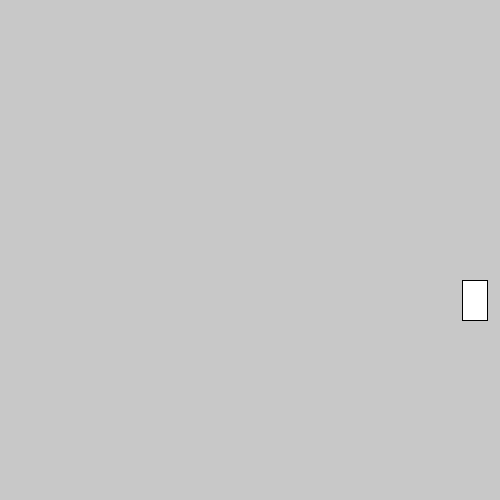
Frame 1 (no input)
Frame 60 (the mouse pressed at the canvas centre just before this capture): identical to frame 1, image omitted
Frame 120 (the mouse held since frame 60 and released just before this capture): identical to frame 1, image omitted

The Processing sketch that drew this single still picture (run headless with seeded random() and noise(); from frame 60 on, the mouse is pressed at the canvas centre):

// Processing sketch: basketball
// ── basketball.pde
Trajectory mass1;
Target target1;
Button continueButton;
Button quitButton;

float x,y,xo,yo,vxo,vyo,t,targetX,targetY;
int gameState,prevState;
void setup(){
  gameState = 0;
  xo = 10;
  yo = 490;
  vxo = 10;
  vyo = 10;
  x=0;
  targetX = 475;
  targetY = 300;
  size(500,500);
  background(95);
  mass1 = new Trajectory(0,250,xo,yo,10,10,targetX,targetY);
  target1 = new Target(targetX,targetY);
  continueButton = new Button(250,200,60,20,"Continue");
  quitButton = new Button(250,300,60,20,"Quit");
}

void draw(){
  
  if (gameState == 0) {
    background(200);
    target1.displayTarget();
  }
  
  
  if (gameState == 1) {
    background(95);
    line(xo,yo,mouseX,mouseY); 
  } 
  if (gameState == 2){
    background(40);
    t+=.5;
    mass1.displayProjectile();
    y = mass1.moveProjectile(t);
    target1.displayTarget();
    
    if (mass1.checkTarget()){
      gameState = 0;
    }
    
    if (mass1.checkMiss()){
      gameState = 0;
    }
  }
  
  if(gameState == 3){
    background(255);
    continueButton.showButton();
    quitButton.showButton();
  }
  target1.displayTarget();
}


void mousePressed(){
  if (gameState == 1){
    float theta = atan((yo-mouseY)/(mouseX-xo));
    vxo = abs(mouseX-xo)*.1*cos(theta)*.9;
    vyo = abs(yo-mouseY)*.1*sin(theta)*.9;
    mass1 = new Trajectory(xo,250,xo,yo,vxo,vyo,targetX,targetY);
    t=0;
    x=0;
    gameState = 2;
  }
  
  
  if (gameState == 3){
    if (continueButton.checkPress()){
      gameState = prevState;
      if (prevState ==3){
        gameState =0;
      }
    }
    
    if (quitButton.checkPress()){
      exit();
     
    }
  }
}

void keyPressed(){
  if (gameState == 0){
    if (key == CODED){
      if (keyCode == UP){
        if (targetY > 10){
          targetY-=5;
          target1 = new Target(targetX,targetY);
        }
      }
      if (keyCode == DOWN){
        if (targetY < 490){
          targetY+=5;
          target1 = new Target(targetX,targetY);
        }
      }
    }
    if (key == ENTER || key == RETURN){
        gameState =1;
      }
  }
  
  if (key == 'p'){
    prevState = gameState;
    gameState = 3;
  }
  
  
}
// ── Button.pde
class Button{
  float x,y,h,w;
  String buttonText;
  Button(float x,float y,float w,float h,String buttonText){
    this.x = x;
    this.y = y;
    this.w = w;
    this.h = h;
    this.buttonText = buttonText;
  }
  
  void showButton(){
    rectMode(CORNER);
    fill(255);
    rect(x,y,w,h);
    fill(0);
    text(buttonText,x+6,y+13);
    
  }
  
  public boolean checkPress(){
    if (mouseX>= x && mouseX <= (x+w) && mouseY >= y && mouseY <=(y+h)){
      return true;
    }
    else{
      return false;
    }
  }
  
}
// ── Target.pde
class Target{
  float x,y;
  Target(float x, float y){
    this.x = x;
    this.y = y;
  }
  
  void displayTarget(){
    rectMode(CENTER);
    fill(255);
    rect(x,y,25,40);
  }
  
}
// ── Trajectory.pde
class Trajectory{
 float x,y,xo,yo,vxo,vyo,targetX,targetY;
 PShape object;
 Trajectory(float x,float y,float xo,float yo,float vxo, float vyo,float targetX,float targetY){
   this.x=x;
   this.y=y;
   this.xo = xo;
   this.yo = yo;
   this.vxo = vxo;
   this.vyo = vyo;
   this.targetX = targetX;
   this.targetY = targetY;
 }
 
 void displayProjectile(){
  object = createShape(ELLIPSE,x,y,10,10);
  object.setFill(#834511);
  shape(object);
 }
 
 public float moveProjectile(float t){
   float g = -1;
   x = vxo *t + xo;
   y = -vyo*t - (.5*g*t*t) + yo;
   return y;
 }
 
 public boolean checkTarget(){
   if (x <= (targetX+12.5) && x >= (targetX-12.5)){
     if (y <= (targetY+20) && y >= (targetY-20)){
       return true;
     }
   }
   return false;
   
 }
 
 public boolean checkMiss(){
   if (x>=510){
     
     return true;
     
   }
   
   return false;
   
 }
}
